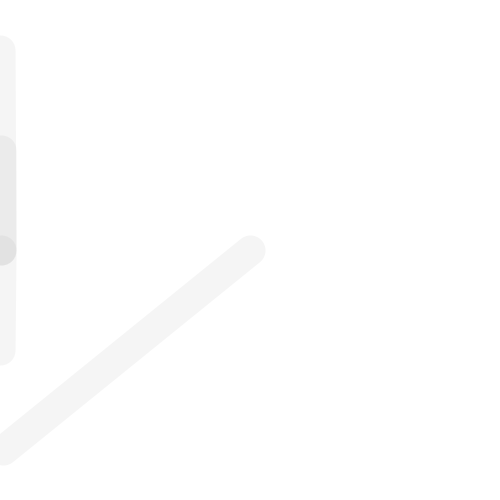
Frame 1 (no input)
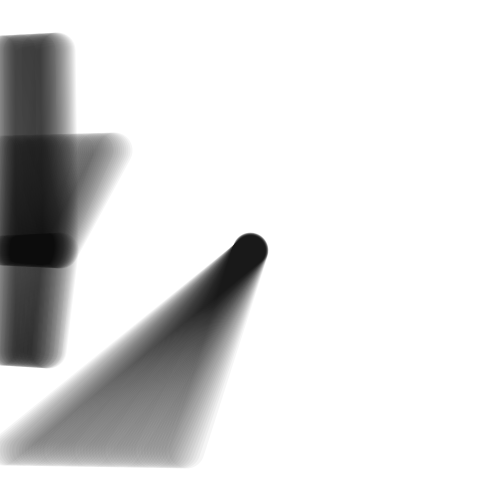
Frame 60 (the mouse pressed at the canvas centre just before this capture)
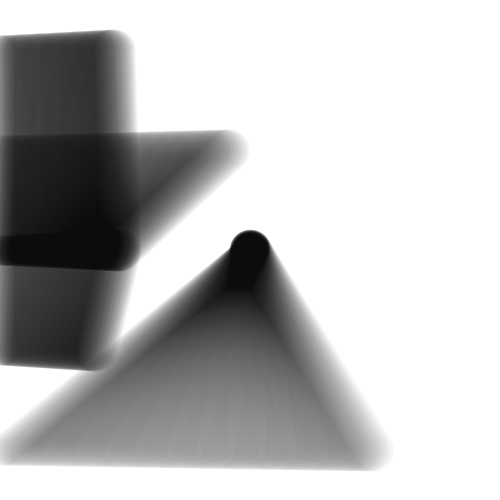
Frame 120 (the mouse held since frame 60 and released just before this capture)

The Processing sketch that drew these frames (run headless with seeded random() and noise(); from frame 60 on, the mouse is pressed at the canvas centre):

// Processing sketch: e03_linie
// ── e03_linie.pde
void setup(){
  size(500, 500);
  background(255);
  strokeWeight(30);
}

void draw(){  
  strokeWeight(30+frameCount*0.1);
//  stroke(255-frameCount*0.5, 10);
  stroke(0, 10);
  line(frameCount*0.95, 50, frameCount, 250);
  line(frameCount*1.9, 150, frameCount, 250);
  line(frameCount*0.8, 350, frameCount, 250);
  line(frameCount*3.1, 450, 250, 250);
}
